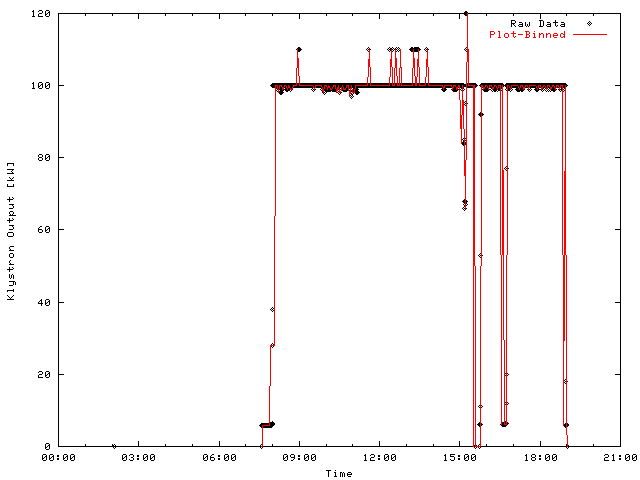

Write gnuplot code to recreate this figure.
# GNUPlot command file for comparing
# some export methods

!ArchiveExport /mnt/bogart_home/snsdoc/RF/HPRF/LANLXmtrData/index Test_HPRF:Kly1:Pwr_Fwd_Out -s "01/19/2003 07:30:00" -e "01/20/2003" -o /tmp/raw -gnu

!ArchiveExport /mnt/bogart_home/snsdoc/RF/HPRF/LANLXmtrData/index Test_HPRF:Kly1:Pwr_Fwd_Out -s "01/19/2003 07:30:00" -e "01/20/2003" -o /tmp/plt -gnu -plotbin 600

set timefmt "%m/%d/%Y %H:%M:%S"
set xdata time
set xlabel "Time"
set format x "%H:%M"
set ylabel "Klystron Output [kW]"
# X axis tick control:
# One tick per hour:
#set xtics 30
#set mxtics 3
#set grid xtics noytics
set term png small color xffffff x000000 x000000
set output 'plotbin.png'
plot '/tmp/raw' using 1:3 title 'Raw Data' with points lt -1 , '/tmp/plt' using 1:3 title 'Plot-Binned' with lines lt 1


!wc /tmp/raw /tmp/plt
!eog plotbin.png

